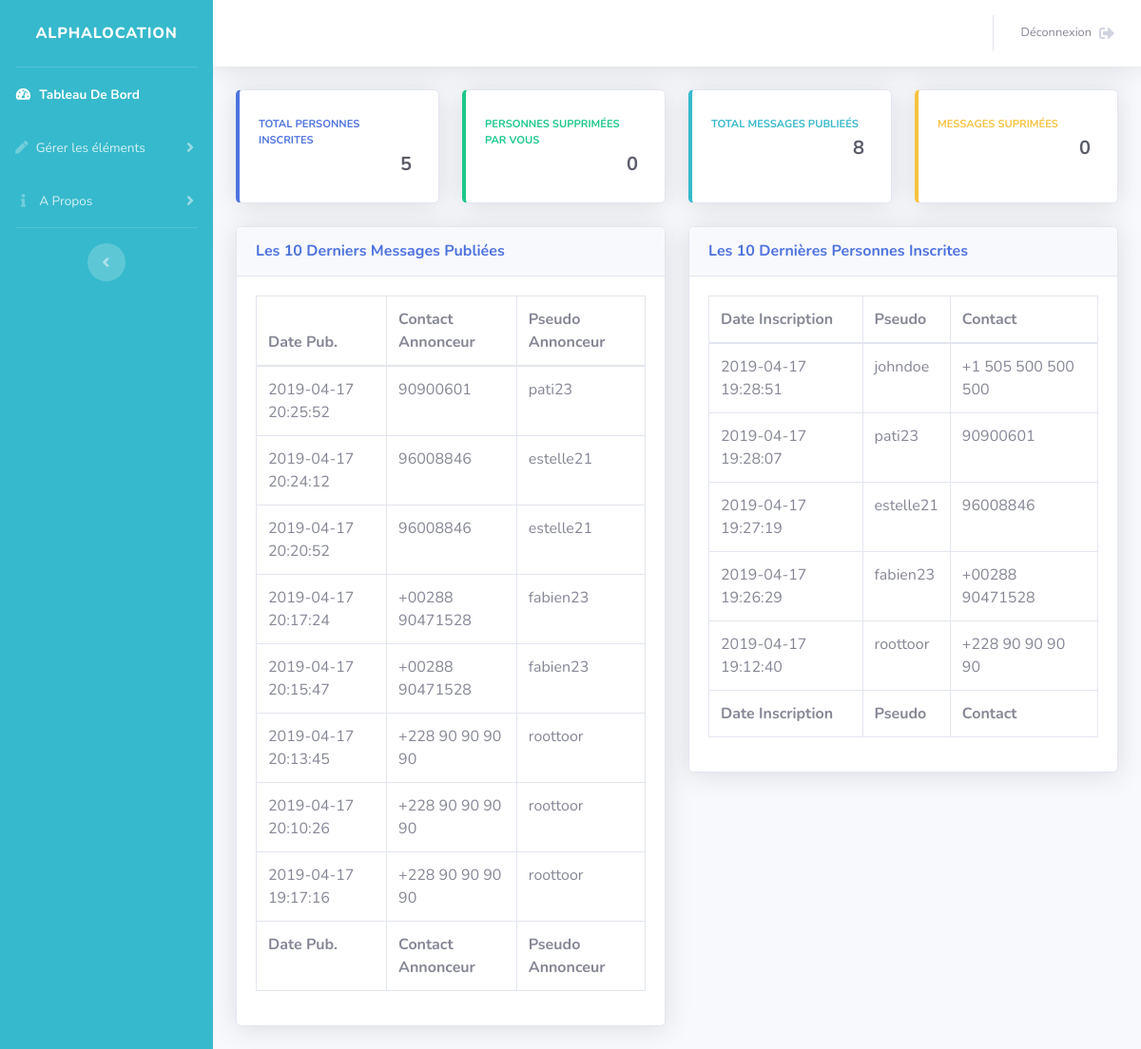
Page /private/pages/admin/AccueilAdmin.php on the committed database.
### tables this page shows
CREATE TABLE `annonces` (
  `numAnn` int(11) NOT NULL,
  `descAnn` varchar(80) DEFAULT NULL,
  `loyerAnn` int(11) DEFAULT NULL,
  `cautionAnn` int(11) DEFAULT NULL,
  `datePubAnn` datetime DEFAULT NULL,
  `numPers` int(11) NOT NULL,
  `numTypeBat` int(11) NOT NULL,
  `numVille` int(11) NOT NULL,
  `statutAnn` tinyint(1) DEFAULT '1'
);

CREATE TABLE `personne` (
  `numPers` int(11) NOT NULL,
  `nomPers` varchar(25) DEFAULT NULL,
  `prenomPers` varchar(30) DEFAULT NULL,
  `sexePers` char(1) DEFAULT NULL,
  `pseudoPers` varchar(30) DEFAULT NULL,
  `mdpPers` varchar(30) DEFAULT NULL,
  `telPers` varchar(20) DEFAULT NULL,
  `dateInscPers` datetime DEFAULT NULL,
  `statutPers` tinyint(1) DEFAULT '1'
);

### private/pages/admin/AccueilAdmin.php (the view, shortened to what this page needs)
<?php
  $dsn = 'mysql:dbname=alphalocation;host=localhost';
    $user = 'root';
    $pswd = '';
    try {
        $db = new PDO($dsn, $user, $pswd);
    } catch (PDOException $e) {
        die(' Erreur : '.$e -> getMessage());
    }
    $stmt = "SELECT count(distinct personne.numPers) as totalInscrits,
                    count(distinct annonces.numAnn) as totalAnnoncesPubliee
             FROM annonces
             RIGHT JOIN personne
             ON personne.numPers = annonces.numPers;
            ";
    $req = $db -> prepare($stmt);
    $req -> execute();
    $row = $req -> fetch();
    $stmt = "SELECT  supprimerpersonne.dateSupPers as dat,
                     supprimerpersonne.numAdmin as span,
                     supprimerpersonne.numPers as spsp,
                     count(DISTINCT personne.numPers) as pnp,
                     personne.statutPers as psp,
                     administrateur.numAdmin as ana
              FROM supprimerpersonne
              INNER JOIN personne
              ON supprimerpersonne.numPers = personne.numPers
              INNER JOIN administrateur
              ON supprimerpersonne.numAdmin= administrateur.numAdmin
              WHERE personne.statutPers = :a AND administrateur.numAdmin = :b
            ";
    $req2 = $db -> prepare($stmt);
    $req2 -> execute(array(
                'a'=> 0,
                'b'=> $_SESSION['idAdmin']
            ));
    $row2 = $req2 -> fetch();
    $stmt = "SELECT count(numAnn) as nbmsgsup FROM annonces WHERE statutAnn = 0 ";
    $req = $db -> prepare($stmt);
    $req -> execute();
    $row3 = $req -> fetch();
    $stmt = "SELECT dateInscPers, pseudoPers, telPers FROM personne ORDER BY numPers desc LIMIT 10 OFFSET 0";
    $req4 = $db -> prepare($stmt);
    $req4 -> execute();
    $stmt = "SELECT  annonces.datePubAnn as d,
                     personne.pseudoPers as p,
                     personne.telPers as t
              FROM annonces
              INNER JOIN personne
              on annonces.numPers = personne.numPers
              ORDER by annonces.numAnn DESC
              LIMIT 10 OFFSET 0
            ";
    $req3 = $db -> prepare($stmt);
    $req3 -> execute();
?>
<!DOCTYPE html>
<html lang="en">
<head>
  <link href="vendor/fontawesome-free/css/all.min.css" rel="stylesheet" type="text/css">
  <link href="css/sb-admin-2.min.css" rel="stylesheet">
</head>
<body id="page-top">
  <div id="wrapper">
    <ul class="navbar-nav bg-info sidebar sidebar-dark accordion" id="accordionSidebar">
      <a class="sidebar-brand d-flex align-items-center justify-content-center" href="AccueilAdmin.php">
        <div class="sidebar-brand-text mx-3">AlphaLocation</div>
      </a>
      <hr class="sidebar-divider my-0">
      <li class="nav-item active">
        <a class="nav-link" href="AccueilAdmin.php">
          <i class="fas fa-fw fa-tachometer-alt"></i>
          <span>Tableau De Bord</span></a>
      </li>
      <li class="nav-item">
        <a class="nav-link collapsed" href="#" data-toggle="collapse" data-target="#collapseTwo" aria-expanded="true" aria-controls="collapseTwo">
          <i class="fas fa-pen"></i>
          <span>Gérer les éléments</span>
        </a>
      </li>
       <li class="nav-item">
        <a class="nav-link collapsed" href="#" data-toggle="collapse" data-target="#collapsePages" aria-expanded="true" aria-controls="collapsePages">
          <i class="fas fa-fw fa-info"></i>
          <span>A Propos</span>
        </a>
      </li>
      <hr class="sidebar-divider d-none d-md-block">
      <div class="text-center d-none d-md-inline">
        <button class="rounded-circle border-0" id="sidebarToggle"></button>
      </div>
    </ul>
    <div id="content-wrapper" class="d-flex flex-column">
      <div id="content">
        <nav class="navbar navbar-expand navbar-light bg-white topbar mb-4 static-top shadow">
          <ul class="navbar-nav ml-auto">
            <li class="nav-item dropdown no-arrow">
              <a class="nav-link dropdown-toggle" href="deconnexionAdmin.php"  role="button"aria-haspopup="true" aria-expanded="false">
                <span class="mr-2 d-none d-lg-inline text-gray-600 small">Déconnexion</span>
                <i class="fa fa-sign-out-alt"></i>
              </a>
            </li>
          </ul>
        </nav>
        <div class="container-fluid">
          <div class="row">
            <div class="col-xl-3 col-md-6 mb-4">
              <div class="card border-left-primary shadow h-100 py-2">
                <div class="card-body">
                  <div class="row no-gutters align-items-center">
                    <div class="col mr-2">
                      <div class="text-xs font-weight-bold text-primary text-uppercase mb-1">Total Personnes Inscrites</div>
                      <div class="h5 mb-0 font-weight-bold text-gray-800 text-right"><?php echo $row['totalInscrits']?></div>
                    </div>
                  </div>
                </div>
              </div>
            </div>
            <div class="col-xl-3 col-md-6 mb-4">
              <div class="card border-left-success shadow h-100 py-2">
                <div class="card-body">
                  <div class="row no-gutters align-items-center">
                    <div class="col mr-2">
                      <div class="text-xs font-weight-bold text-success text-uppercase mb-1">Personnes Supprimées Par Vous</div>
                      <div class="h5 mb-0 font-weight-bold text-gray-800 text-right"><?php echo $row2['pnp'];
                       ?></div>
                    </div>
                  </div>
                </div>
              </div>
            </div>
            <div class="col-xl-3 col-md-6 mb-4">
              <div class="card border-left-info shadow h-100 py-2">
                <div class="card-body">
                  <div class="row no-gutters align-items-center">
                    <div class="col mr-2">
                      <div class="text-xs font-weight-bold text-info text-uppercase mb-1">Total Messages Publieés</div>
                      <div class="h5 mb-0 font-weight-bold text-gray-800 text-right"><?php echo $row['totalAnnoncesPubliee']?></div>
                    </div>
                  </div>
                </div>
              </div>
            </div>
            <div class="col-xl-3 col-md-6 mb-4">
              <div class="card border-left-warning shadow h-100 py-2">
                <div class="card-body">
                  <div class="row no-gutters align-items-center">
                    <div class="col mr-2">
                      <div class="text-xs font-weight-bold text-warning text-uppercase mb-1">Messages suprimées</div>
                      <div class="h5 mb-0 font-weight-bold text-gray-800 text-right"><?php echo $row3['nbmsgsup']?></div>
                    </div>
                  </div>
                </div>
              </div>
            </div>
          </div>
          <div class="row">
            <div class="col-xl-6 col-lg-7">
              <div class="card shadow mb-4">
                <div class="card-header py-3 d-flex flex-row align-items-center justify-content-between">
                  <h6 class="m-0 font-weight-bold text-primary">Les 10 Derniers Messages Publiées</h6>
                </div>
                <div class="card-body">
                  <div class="table-responsive">
                <table class="table table-bordered" id="dataTable" width="100%" cellspacing="0">
                  <thead>
                    <tr>
                      <th>Date Pub.</th>
                      <th>Contact Annonceur</th>
                      <th>Pseudo Annonceur</th>
                    </tr>
                  </thead>
                  <tfoot>
                   <tr>
                      <th>Date Pub.</th>
                      <th>Contact Annonceur</th>
                      <th>Pseudo Annonceur</th>
                    </tr>
                  </tfoot>
                  <tbody>
                   <?php while($row5 = $req3 -> fetch()) :?>
                    <tr>
                      <td><?php echo $row5['d'];?></td>
                      <td><?php echo $row5['t'];?></td>
                      <td><?php echo $row5['p'];?></td>
                    </tr>
                   <?php endwhile;?>
                  </tbody>
                </table>
              </div>
                </div>
              </div>
            </div>
            <div class="col-xl-6 col-lg-5">
              <div class="card shadow mb-4">
                <div class="card-header py-3 d-flex flex-row align-items-center justify-content-between">
                  <h6 class="m-0 font-weight-bold text-primary">Les 10 Dernières Personnes Inscrites</h6>
                </div>
                <div class="card-body">
                  <table class="table table-bordered" id="dataTable" width="100%" cellspacing="0">
                  <thead>
                    <tr>
                      <th>Date Inscription</th>
                      <th>Pseudo</th>
                      <th>Contact</th>
                    </tr>
                  </thead>
                  <tfoot>
                   <tr>
                      <th>Date Inscription</th>
                      <th>Pseudo</th>
                      <th>Contact</th>
                    </tr>
                  </tfoot>
                  <tbody>
                   <?php while($row4 = $req4 -> fetch()) :?>
                    <tr>
                      <td><?php echo $row4['dateInscPers'];?></td>
                      <td><?php echo $row4['pseudoPers'];?></td>
                      <td><?php echo $row4['telPers'];?></td>
                    </tr>
                   <?php endwhile;?>
                  </tbody>
                </table>
                </div>
              </div>
            </div>
          </div>
        </div>
      </div>
    </div>
  </div>
</body>
</html>

### rows in the picture
annonces: datePubAnn "2019-04-17 20:25:52", numPers.telPers "90900601", numPers.pseudoPers "pati23"
annonces: datePubAnn "2019-04-17 20:24:12", numPers.telPers "96008846", numPers.pseudoPers "estelle21"
annonces: datePubAnn "2019-04-17 20:20:52", numPers.telPers "96008846", numPers.pseudoPers "estelle21"
annonces: datePubAnn "2019-04-17 20:17:24", numPers.telPers "+00288 90471528", numPers.pseudoPers "fabien23"
annonces: datePubAnn "2019-04-17 20:15:47", numPers.telPers "+00288 90471528", numPers.pseudoPers "fabien23"
annonces: datePubAnn "2019-04-17 20:13:45", numPers.telPers "+228 90 90 90 90", numPers.pseudoPers "roottoor"
annonces: datePubAnn "2019-04-17 20:10:26", numPers.telPers "+228 90 90 90 90", numPers.pseudoPers "roottoor"
annonces: datePubAnn "2019-04-17 19:17:16", numPers.telPers "+228 90 90 90 90", numPers.pseudoPers "roottoor"
personne: dateInscPers "2019-04-17 19:28:51", pseudoPers "johndoe", telPers "+1 505 500 500 500"
personne: dateInscPers "2019-04-17 19:28:07", pseudoPers "pati23", telPers "90900601"
personne: dateInscPers "2019-04-17 19:27:19", pseudoPers "estelle21", telPers "96008846"
personne: dateInscPers "2019-04-17 19:26:29", pseudoPers "fabien23", telPers "+00288 90471528"
personne: dateInscPers "2019-04-17 19:12:40", pseudoPers "roottoor", telPers "+228 90 90 90 90"

### other values in the picture
$row['totalInscrits'] "5"
$row2['pnp'] "0"
$row['totalAnnoncesPubliee'] "8"
$row3['nbmsgsup'] "0"
